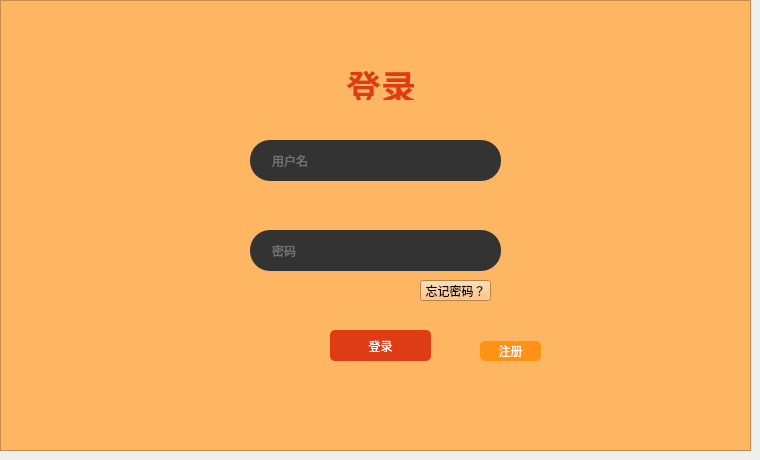
     <widget class="QWidget" name="Login">
      <widget class="QFrame" name="frame_2">
       <property name="geometry">
        <rect>
         <x>0</x>
         <y>0</y>
         <width>751</width>
         <height>451</height>
        </rect>
       </property>
       <property name="styleSheet">
        <string notr="true">background: rgb(255, 182, 98);</string>
       </property>
       <property name="frameShape">
        <enum>QFrame::StyledPanel</enum>
       </property>
       <property name="frameShadow">
        <enum>QFrame::Raised</enum>
       </property>
       <widget class="QLabel" name="label">
        <property name="geometry">
         <rect>
          <x>300</x>
          <y>60</y>
          <width>175</width>
          <height>41</height>
         </rect>
        </property>
        <property name="font">
         <font>
          <family>Droid Sans</family>
          <pointsize>-1</pointsize>
          <italic>false</italic>
          <bold>false</bold>
         </font>
        </property>
        <property name="styleSheet">
         <string notr="true">text-align: center;
font: 11pt;
color: rgb(221, 60, 20);
margin: 0 auto;
font-size: 35px;
font-family: 'Droid Sans';</string>
        </property>
        <property name="text">
         <string>&lt;html&gt;&lt;head/&gt;&lt;body&gt;&lt;p&gt;&lt;span style=&quot; font-size:26pt; font-weight:700;&quot;&gt;登录&lt;/span&gt;&lt;/p&gt;&lt;/body&gt;&lt;/html&gt;</string>
        </property>
       </widget>
       <widget class="QLineEdit" name="usernameBox">
        <property name="geometry">
         <rect>
          <x>250</x>
          <y>140</y>
          <width>251</width>
          <height>41</height>
         </rect>
        </property>
        <property name="palette">
         <palette>
          <active>
           <colorrole role="WindowText">
            <brush brushstyle="SolidPattern">
             <color alpha="255">
              <red>254</red>
              <green>254</green>
              <blue>254</blue>
             </color>
            </brush>
           </colorrole>
           <colorrole role="Button">
            <brush brushstyle="SolidPattern">
             <color alpha="255">
              <red>51</red>
              <green>51</green>
              <blue>51</blue>
             </color>
            </brush>
           </colorrole>
           <colorrole role="Text">
            <brush brushstyle="SolidPattern">
             <color alpha="255">
              <red>254</red>
              <green>254</green>
              <blue>254</blue>
             </color>
            </brush>
           </colorrole>
           <colorrole role="ButtonText">
            <brush brushstyle="SolidPattern">
             <color alpha="255">
              <red>254</red>
              <green>254</green>
              <blue>254</blue>
             </color>
            </brush>
           </colorrole>
           <colorrole role="Base">
            <brush brushstyle="SolidPattern">
             <color alpha="255">
              <red>51</red>
              <green>51</green>
              <blue>51</blue>
             </color>
            </brush>
           </colorrole>
           <colorrole role="Window">
            <brush brushstyle="SolidPattern">
             <color alpha="255">
              <red>51</red>
              <green>51</green>
              <blue>51</blue>
             </color>
            </brush>
           </colorrole>
           <colorrole role="PlaceholderText">
            <brush brushstyle="SolidPattern">
             <color alpha="128">
              <red>254</red>
              <green>254</green>
              <blue>254</blue>
             </color>
            </brush>
           </colorrole>
          </active>
          <inactive>
           <colorrole role="WindowText">
            <brush brushstyle="SolidPattern">
             <color alpha="255">
              <red>254</red>
              <green>254</green>
              <blue>254</blue>
             </color>
            </brush>
           </colorrole>
           <colorrole role="Button">
            <brush brushstyle="SolidPattern">
             <color alpha="255">
              <red>51</red>
              <green>51</green>
              <blue>51</blue>
             </color>
            </brush>
           </colorrole>
           <colorrole role="Text">
            <brush brushstyle="SolidPattern">
             <color alpha="255">
              <red>254</red>
              <green>254</green>
              <blue>254</blue>
             </color>
            </brush>
           </colorrole>
           <colorrole role="ButtonText">
            <brush brushstyle="SolidPattern">
             <color alpha="255">
              <red>254</red>
              <green>254</green>
              <blue>254</blue>
             </color>
            </brush>
           </colorrole>
           <colorrole role="Base">
            <brush brushstyle="SolidPattern">
             <color alpha="255">
              <red>51</red>
              <green>51</green>
              <blue>51</blue>
             </color>
            </brush>
           </colorrole>
           <colorrole role="Window">
            <brush brushstyle="SolidPattern">
             <color alpha="255">
              <red>51</red>
              <green>51</green>
              <blue>51</blue>
             </color>
            </brush>
           </colorrole>
           <colorrole role="PlaceholderText">
            <brush brushstyle="SolidPattern">
             <color alpha="128">
              <red>254</red>
              <green>254</green>
              <blue>254</blue>
             </color>
            </brush>
           </colorrole>
          </inactive>
          <disabled>
           <colorrole role="WindowText">
            <brush brushstyle="SolidPattern">
             <color alpha="255">
              <red>254</red>
              <green>254</green>
              <blue>254</blue>
             </color>
            </brush>
           </colorrole>
           <colorrole role="Button">
            <brush brushstyle="SolidPattern">
             <color alpha="255">
              <red>51</red>
              <green>51</green>
              <blue>51</blue>
             </color>
            </brush>
           </colorrole>
           <colorrole role="Text">
            <brush brushstyle="SolidPattern">
             <color alpha="255">
              <red>254</red>
              <green>254</green>
              <blue>254</blue>
             </color>
            </brush>
           </colorrole>
           <colorrole role="ButtonText">
            <brush brushstyle="SolidPattern">
             <color alpha="255">
              <red>254</red>
              <green>254</green>
              <blue>254</blue>
             </color>
            </brush>
           </colorrole>
           <colorrole role="Base">
            <brush brushstyle="SolidPattern">
             <color alpha="255">
              <red>51</red>
              <green>51</green>
              <blue>51</blue>
             </color>
            </brush>
           </colorrole>
           <colorrole role="Window">
            <brush brushstyle="SolidPattern">
             <color alpha="255">
              <red>51</red>
              <green>51</green>
              <blue>51</blue>
             </color>
            </brush>
           </colorrole>
           <colorrole role="PlaceholderText">
            <brush brushstyle="SolidPattern">
             <color alpha="128">
              <red>254</red>
              <green>254</green>
              <blue>254</blue>
             </color>
            </brush>
           </colorrole>
          </disabled>
         </palette>
        </property>
        <property name="font">
         <font>
          <kerning>true</kerning>
         </font>
        </property>
        <property name="toolTip">
         <string>&lt;html&gt;&lt;head/&gt;&lt;body&gt;&lt;p&gt;&lt;br/&gt;&lt;/p&gt;&lt;/body&gt;&lt;/html&gt;</string>
        </property>
        <property name="whatsThis">
         <string>&lt;html&gt;&lt;head/&gt;&lt;body&gt;&lt;p&gt;&lt;br/&gt;&lt;/p&gt;&lt;/body&gt;&lt;/html&gt;</string>
        </property>
        <property name="layoutDirection">
         <enum>Qt::LeftToRight</enum>
        </property>
        <property name="styleSheet">
         <string notr="true">padding-left: 20px;
padding-right: 20px;
border-radius: 20px;
background: #333;
color: rgb(185, 185, 185);</string>
        </property>
        <property name="text">
         <string/>
        </property>
        <property name="frame">
         <bool>false</bool>
        </property>
        <property name="cursorPosition">
         <number>0</number>
        </property>
        <property name="placeholderText">
         <string>用户名</string>
        </property>
       </widget>
       <widget class="QLineEdit" name="passwordBox">
        <property name="geometry">
         <rect>
          <x>250</x>
          <y>230</y>
          <width>251</width>
          <height>41</height>
         </rect>
        </property>
        <property name="palette">
         <palette>
          <active>
           <colorrole role="WindowText">
            <brush brushstyle="SolidPattern">
             <color alpha="255">
              <red>254</red>
              <green>254</green>
              <blue>254</blue>
             </color>
            </brush>
           </colorrole>
           <colorrole role="Button">
            <brush brushstyle="SolidPattern">
             <color alpha="255">
              <red>51</red>
              <green>51</green>
              <blue>51</blue>
             </color>
            </brush>
           </colorrole>
           <colorrole role="Text">
            <brush brushstyle="SolidPattern">
             <color alpha="255">
              <red>254</red>
              <green>254</green>
              <blue>254</blue>
             </color>
            </brush>
           </colorrole>
           <colorrole role="ButtonText">
            <brush brushstyle="SolidPattern">
             <color alpha="255">
              <red>254</red>
              <green>254</green>
              <blue>254</blue>
             </color>
            </brush>
           </colorrole>
           <colorrole role="Base">
            <brush brushstyle="SolidPattern">
             <color alpha="255">
              <red>51</red>
              <green>51</green>
              <blue>51</blue>
             </color>
            </brush>
           </colorrole>
           <colorrole role="Window">
            <brush brushstyle="SolidPattern">
             <color alpha="255">
              <red>51</red>
              <green>51</green>
              <blue>51</blue>
             </color>
            </brush>
           </colorrole>
           <colorrole role="PlaceholderText">
            <brush brushstyle="SolidPattern">
             <color alpha="128">
              <red>254</red>
              <green>254</green>
              <blue>254</blue>
             </color>
            </brush>
           </colorrole>
          </active>
          <inactive>
           <colorrole role="WindowText">
            <brush brushstyle="SolidPattern">
             <color alpha="255">
              <red>254</red>
              <green>254</green>
              <blue>254</blue>
             </color>
            </brush>
           </colorrole>
           <colorrole role="Button">
            <brush brushstyle="SolidPattern">
             <color alpha="255">
              <red>51</red>
              <green>51</green>
              <blue>51</blue>
             </color>
            </brush>
           </colorrole>
           <colorrole role="Text">
            <brush brushstyle="SolidPattern">
             <color alpha="255">
              <red>254</red>
              <green>254</green>
              <blue>254</blue>
             </color>
            </brush>
           </colorrole>
           <colorrole role="ButtonText">
            <brush brushstyle="SolidPattern">
             <color alpha="255">
              <red>254</red>
              <green>254</green>
              <blue>254</blue>
             </color>
            </brush>
           </colorrole>
           <colorrole role="Base">
            <brush brushstyle="SolidPattern">
             <color alpha="255">
              <red>51</red>
              <green>51</green>
              <blue>51</blue>
             </color>
            </brush>
           </colorrole>
           <colorrole role="Window">
            <brush brushstyle="SolidPattern">
             <color alpha="255">
              <red>51</red>
              <green>51</green>
              <blue>51</blue>
             </color>
            </brush>
           </colorrole>
           <colorrole role="PlaceholderText">
            <brush brushstyle="SolidPattern">
             <color alpha="128">
              <red>254</red>
              <green>254</green>
              <blue>254</blue>
             </color>
            </brush>
           </colorrole>
          </inactive>
          <disabled>
           <colorrole role="WindowText">
            <brush brushstyle="SolidPattern">
             <color alpha="255">
              <red>254</red>
              <green>254</green>
              <blue>254</blue>
             </color>
            </brush>
           </colorrole>
           <colorrole role="Button">
            <brush brushstyle="SolidPattern">
             <color alpha="255">
              <red>51</red>
              <green>51</green>
              <blue>51</blue>
             </color>
            </brush>
           </colorrole>
           <colorrole role="Text">
            <brush brushstyle="SolidPattern">
             <color alpha="255">
              <red>254</red>
              <green>254</green>
              <blue>254</blue>
             </color>
            </brush>
           </colorrole>
           <colorrole role="ButtonText">
            <brush brushstyle="SolidPattern">
             <color alpha="255">
              <red>254</red>
              <green>254</green>
              <blue>254</blue>
             </color>
            </brush>
           </colorrole>
           <colorrole role="Base">
            <brush brushstyle="SolidPattern">
             <color alpha="255">
              <red>51</red>
              <green>51</green>
              <blue>51</blue>
             </color>
            </brush>
           </colorrole>
           <colorrole role="Window">
            <brush brushstyle="SolidPattern">
             <color alpha="255">
              <red>51</red>
              <green>51</green>
              <blue>51</blue>
             </color>
            </brush>
           </colorrole>
           <colorrole role="PlaceholderText">
            <brush brushstyle="SolidPattern">
             <color alpha="128">
              <red>254</red>
              <green>254</green>
              <blue>254</blue>
             </color>
            </brush>
           </colorrole>
          </disabled>
         </palette>
        </property>
        <property name="font">
         <font>
          <kerning>true</kerning>
         </font>
        </property>
        <property name="layoutDirection">
         <enum>Qt::LeftToRight</enum>
        </property>
        <property name="styleSheet">
         <string notr="true">padding-left: 20px;
padding-right: 20px;
border-radius: 20px;
background: #333;
color: rgb(185, 185, 185);</string>
        </property>
        <property name="inputMethodHints">
         <set>Qt::ImhNone</set>
        </property>
        <property name="inputMask">
         <string/>
        </property>
        <property name="text">
         <string/>
        </property>
        <property name="frame">
         <bool>false</bool>
        </property>
        <property name="cursorPosition">
         <number>0</number>
        </property>
        <property name="placeholderText">
         <string>密码</string>
        </property>
       </widget>
       <widget class="QPushButton" name="loginButton">
        <property name="geometry">
         <rect>
          <x>330</x>
          <y>330</y>
          <width>101</width>
          <height>31</height>
         </rect>
        </property>
        <property name="styleSheet">
         <string notr="true">Padding: 1px;
Border-radius: 5px;
Background: rgb(221, 60, 20);
Color: #fefefe;</string>
        </property>
        <property name="text">
         <string>登录</string>
        </property>
       </widget>
       <widget class="QPushButton" name="regButton">
        <property name="geometry">
         <rect>
          <x>480</x>
          <y>341</y>
          <width>61</width>
          <height>20</height>
         </rect>
        </property>
        <property name="styleSheet">
         <string notr="true">Padding: 1px;
Border-radius: 5px;
Background: rgb(255, 145, 20);
Color: #fefefe;</string>
        </property>
        <property name="text">
         <string>注册</string>
        </property>
       </widget>
       <widget class="QLabel" name="loginLabel">
        <property name="geometry">
         <rect>
          <x>230</x>
          <y>100</y>
          <width>267</width>
          <height>16</height>
         </rect>
        </property>
        <property name="styleSheet">
         <string notr="true">color: #fefefe;</string>
        </property>
        <property name="text">
         <string/>
        </property>
       </widget>
       <widget class="QLabel" name="label_7">
        <property name="geometry">
         <rect>
          <x>88</x>
          <y>80</y>
          <width>128</width>
          <height>128</height>
         </rect>
        </property>
        <property name="styleSheet">
         <string notr="true">border-radius: 64px;
background-image: url(:/user.png);</string>
        </property>
        <property name="text">
         <string/>
        </property>
       </widget>
       <widget class="QPushButton" name="reset">
        <property name="geometry">
         <rect>
          <x>420</x>
          <y>280</y>
          <width>71</width>
          <height>21</height>
         </rect>
        </property>
        <property name="styleSheet">
         <string notr="true">color:black;
background: rgb(255, 182, 98);</string>
        </property>
        <property name="text">
         <string>忘记密码？</string>
        </property>
       </widget>
      </widget>
     </widget>
